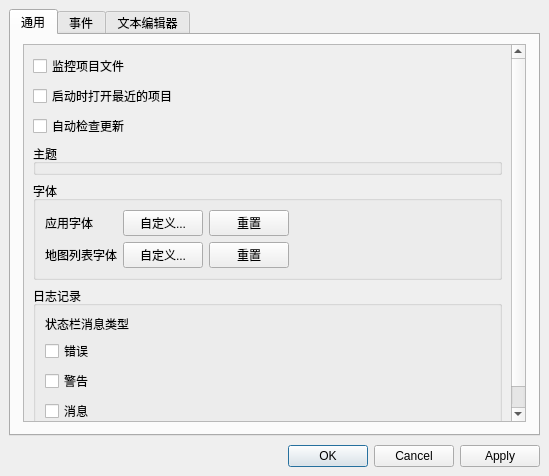
<?xml version="1.0" encoding="UTF-8"?>
<ui version="4.0">
 <class>PreferenceEditor</class>
 <widget class="QMainWindow" name="PreferenceEditor">
  <property name="geometry">
   <rect>
    <x>0</x>
    <y>0</y>
    <width>549</width>
    <height>476</height>
   </rect>
  </property>
  <property name="windowTitle">
   <string>首选项</string>
  </property>
  <widget class="QWidget" name="centralwidget">
   <layout class="QVBoxLayout" name="verticalLayout">
    <property name="spacing">
     <number>9</number>
    </property>
    <item>
     <widget class="QTabWidget" name="tabWidget">
      <property name="currentIndex">
       <number>0</number>
      </property>
      <widget class="QWidget" name="tab_General">
       <attribute name="title">
        <string>通用</string>
       </attribute>
       <layout class="QVBoxLayout" name="verticalLayout_5">
        <property name="leftMargin">
         <number>12</number>
        </property>
        <property name="rightMargin">
         <number>12</number>
        </property>
        <property name="bottomMargin">
         <number>12</number>
        </property>
        <item>
         <widget class="QScrollArea" name="scrollArea">
          <property name="widgetResizable">
           <bool>true</bool>
          </property>
          <widget class="QWidget" name="scrollAreaWidgetContents">
           <property name="geometry">
            <rect>
             <x>0</x>
             <y>0</y>
             <width>493</width>
             <height>374</height>
            </rect>
           </property>
           <layout class="QVBoxLayout" name="verticalLayout_6">
            <item>
             <widget class="QCheckBox" name="checkBox_MonitorProjectFiles">
              <property name="toolTip">
               <string>&lt;html&gt;&lt;head/&gt;&lt;body&gt;&lt;p&gt;如果勾选，当相关项目文件被编辑时，将显示重新加载项目的提示。&lt;/p&gt;&lt;/body&gt;&lt;/html&gt;</string>
              </property>
              <property name="text">
               <string>监控项目文件</string>
              </property>
             </widget>
            </item>
            <item>
             <widget class="QCheckBox" name="checkBox_OpenRecentProject">
              <property name="toolTip">
               <string>&lt;html&gt;&lt;head/&gt;&lt;body&gt;&lt;p&gt;如果勾选，Porymap 将在启动时自动打开您最近打开的项目。&lt;/p&gt;&lt;/body&gt;&lt;/html&gt;</string>
              </property>
              <property name="text">
               <string>启动时打开最近的项目</string>
              </property>
             </widget>
            </item>
            <item>
             <widget class="QCheckBox" name="checkBox_CheckForUpdates">
              <property name="toolTip">
               <string>&lt;html&gt;&lt;head/&gt;&lt;body&gt;&lt;p&gt;如果勾选，Porymap 将在启动时自动提示您是否有新版本可用。&lt;/p&gt;&lt;/body&gt;&lt;/html&gt;</string>
              </property>
              <property name="text">
               <string>自动检查更新</string>
              </property>
             </widget>
            </item>
            <item>
             <widget class="QGroupBox" name="groupBox_Themes">
              <property name="sizePolicy">
               <sizepolicy hsizetype="Preferred" vsizetype="Fixed">
                <horstretch>0</horstretch>
                <verstretch>0</verstretch>
               </sizepolicy>
              </property>
              <property name="title">
               <string>主题</string>
              </property>
             </widget>
            </item>
            <item>
             <widget class="QGroupBox" name="groupBox_Fonts">
              <property name="title">
               <string>字体</string>
              </property>
              <layout class="QGridLayout" name="gridLayout">
               <item row="3" column="0">
                <spacer name="verticalSpacer_5">
                 <property name="orientation">
                  <enum>Qt::Orientation::Vertical</enum>
                 </property>
                 <property name="sizeHint" stdset="0">
                  <size>
                   <width>20</width>
                   <height>40</height>
                  </size>
                 </property>
                </spacer>
               </item>
               <item row="2" column="2">
                <widget class="QPushButton" name="pushButton_ResetMapListFont">
                 <property name="text">
                  <string>重置</string>
                 </property>
                </widget>
               </item>
               <item row="2" column="1">
                <widget class="QPushButton" name="pushButton_CustomizeMapListFont">
                 <property name="text">
                  <string>自定义...</string>
                 </property>
                </widget>
               </item>
               <item row="2" column="0">
                <widget class="QLabel" name="label_MapListFont">
                 <property name="text">
                  <string>地图列表字体</string>
                 </property>
                </widget>
               </item>
               <item row="0" column="2">
                <widget class="QPushButton" name="pushButton_ResetApplicationFont">
                 <property name="text">
                  <string>重置</string>
                 </property>
                </widget>
               </item>
               <item row="0" column="1">
                <widget class="QPushButton" name="pushButton_CustomizeApplicationFont">
                 <property name="text">
                  <string>自定义...</string>
                 </property>
                </widget>
               </item>
               <item row="0" column="0">
                <widget class="QLabel" name="label_ApplicationFont">
                 <property name="text">
                  <string>应用字体</string>
                 </property>
                </widget>
               </item>
               <item row="0" column="3">
                <spacer name="horizontalSpacer">
                 <property name="orientation">
                  <enum>Qt::Orientation::Horizontal</enum>
                 </property>
                 <property name="sizeHint" stdset="0">
                  <size>
                   <width>40</width>
                   <height>20</height>
                  </size>
                 </property>
                </spacer>
               </item>
              </layout>
             </widget>
            </item>
            <item>
             <widget class="QGroupBox" name="groupBox_Logging">
              <property name="title">
               <string>日志记录</string>
              </property>
              <layout class="QVBoxLayout" name="verticalLayout_2">
               <item>
                <widget class="QLabel" name="label_StatusMessages">
                 <property name="text">
                  <string>状态栏消息类型</string>
                 </property>
                </widget>
               </item>
               <item>
                <widget class="QCheckBox" name="checkBox_StatusErrors">
                 <property name="text">
                  <string>错误</string>
                 </property>
                </widget>
               </item>
               <item>
                <widget class="QCheckBox" name="checkBox_StatusWarnings">
                 <property name="text">
                  <string>警告</string>
                 </property>
                </widget>
               </item>
               <item>
                <widget class="QCheckBox" name="checkBox_StatusInformation">
                 <property name="text">
                  <string>消息</string>
                 </property>
                </widget>
               </item>
               <item>
                <spacer name="verticalSpacer_4">
                 <property name="orientation">
                  <enum>Qt::Orientation::Vertical</enum>
                 </property>
                 <property name="sizeHint" stdset="0">
                  <size>
                   <width>20</width>
                   <height>40</height>
                  </size>
                 </property>
                </spacer>
               </item>
              </layout>
             </widget>
            </item>
           </layout>
          </widget>
         </widget>
        </item>
       </layout>
      </widget>
      <widget class="QWidget" name="tab_Events">
       <attribute name="title">
        <string>事件</string>
       </attribute>
       <layout class="QVBoxLayout" name="verticalLayout_3">
        <property name="leftMargin">
         <number>12</number>
        </property>
        <property name="rightMargin">
         <number>12</number>
        </property>
        <property name="bottomMargin">
         <number>12</number>
        </property>
        <item>
         <widget class="QCheckBox" name="checkBox_DisableEventWarning">
          <property name="toolTip">
           <string>&lt;html&gt;&lt;head/&gt;&lt;body&gt;&lt;p&gt;如果勾选，删除具有关联 #define 的事件时将不显示警告提示，相应的 #define 也可能被一并删除。&lt;/p&gt;&lt;/body&gt;&lt;/html&gt;</string>
          </property>
          <property name="text">
           <string>删除带ID的事件时不显示警告</string>
          </property>
         </widget>
        </item>
        <item>
         <widget class="QGroupBox" name="groupBox_ScriptAutocomplete">
          <property name="title">
           <string>脚本标签自动补全</string>
          </property>
          <layout class="QVBoxLayout" name="verticalLayout_7">
           <item>
            <widget class="QRadioButton" name="radioButton_AutocompleteAllScripts">
             <property name="toolTip">
              <string>&lt;html&gt;&lt;head/&gt;&lt;body&gt;&lt;p&gt;如果选中，在事件脚本字段中输入时，建议列表将包含项目中的所有全局脚本标签。这是Porymap项目打开速度最慢的选项。&lt;/p&gt;&lt;/body&gt;&lt;/html&gt;</string>
             </property>
             <property name="text">
              <string>所有可能的脚本</string>
             </property>
            </widget>
           </item>
           <item>
            <widget class="QRadioButton" name="radioButton_AutocompleteCommonScripts">
             <property name="toolTip">
              <string>&lt;html&gt;&lt;head/&gt;&lt;body&gt;&lt;p&gt;如果选中，在事件脚本字段中输入时，建议列表将包含当前地图脚本文件中的脚本标签、地图其他事件正在使用的脚本，以及 &lt;span style=&quot; font-family:'SFMono-Regular','Menlo','Monaco','Consolas','Liberation Mono','Courier New','Courier','monospace'; font-size:11px; color:#e74c3c; background-color:#ffffff;&quot;&gt;data_scripts_folders &lt;/span&gt;文件夹中的所有脚本文件。&lt;/p&gt;&lt;/body&gt;&lt;/html&gt;</string>
             </property>
             <property name="text">
              <string>当前地图及全局脚本文件</string>
             </property>
            </widget>
           </item>
           <item>
            <widget class="QRadioButton" name="radioButton_AutocompleteMapScripts">
             <property name="toolTip">
              <string>&lt;html&gt;&lt;head/&gt;&lt;body&gt;&lt;p&gt;如果选中，在事件脚本字段中输入时，建议列表将仅包含当前地图脚本文件中的脚本标签和地图其他事件正在使用的脚本。这是Porymap项目打开速度最快的选项。&lt;/p&gt;&lt;/body&gt;&lt;/html&gt;</string>
             </property>
             <property name="text">
              <string>仅当前地图</string>
             </property>
            </widget>
           </item>
          </layout>
         </widget>
        </item>
        <item>
         <widget class="QGroupBox" name="groupBox_EventSelectionMode">
          <property name="title">
           <string>选择模式</string>
          </property>
          <layout class="QVBoxLayout" name="verticalLayout_EventSelectionMode">
           <item>
            <widget class="QRadioButton" name="radioButton_OnSprite">
             <property name="toolTip">
              <string>&lt;html&gt;&lt;head/&gt;&lt;body&gt;&lt;p&gt;如果启用，可通过直接点击事件人物的不透明像素来选择事件。当事件重叠时，此模式可能更适用。&lt;/p&gt;&lt;/body&gt;&lt;/html&gt;</string>
             </property>
             <property name="text">
              <string>点击人物选择</string>
             </property>
            </widget>
           </item>
           <item>
            <widget class="QRadioButton" name="radioButton_WithinRect">
             <property name="toolTip">
              <string>&lt;html&gt;&lt;head/&gt;&lt;body&gt;&lt;p&gt;如果启用，可通过点击事件人物尺寸范围内的任意位置来选择事件。对于人物较小或大部分透明的事件，此模式可能更适用。&lt;/p&gt;&lt;/body&gt;&lt;/html&gt;</string>
             </property>
             <property name="text">
              <string>点击边框范围内选择</string>
             </property>
            </widget>
           </item>
          </layout>
         </widget>
        </item>
        <item>
         <spacer name="verticalSpacer_3">
          <property name="orientation">
           <enum>Qt::Orientation::Vertical</enum>
          </property>
          <property name="sizeHint" stdset="0">
           <size>
            <width>20</width>
            <height>40</height>
           </size>
          </property>
         </spacer>
        </item>
       </layout>
      </widget>
      <widget class="QWidget" name="tab_TextEditor">
       <attribute name="title">
        <string>文本编辑器</string>
       </attribute>
       <layout class="QVBoxLayout" name="verticalLayout_4">
        <property name="leftMargin">
         <number>12</number>
        </property>
        <property name="rightMargin">
         <number>12</number>
        </property>
        <property name="bottomMargin">
         <number>12</number>
        </property>
        <item>
         <widget class="QScrollArea" name="scrollArea_TextEditor">
          <property name="frameShape">
           <enum>QFrame::Shape::NoFrame</enum>
          </property>
          <property name="widgetResizable">
           <bool>true</bool>
          </property>
          <widget class="QWidget" name="scrollAreaWidgetContents_TextEditor">
           <property name="geometry">
            <rect>
             <x>0</x>
             <y>0</y>
             <width>495</width>
             <height>376</height>
            </rect>
           </property>
           <layout class="QGridLayout" name="gridLayout_2">
            <property name="sizeConstraint">
             <enum>QLayout::SizeConstraint::SetMinimumSize</enum>
            </property>
            <item row="6" column="0" colspan="2">
             <widget class="QLabel" name="label_TextEditorGotoLineHelp">
              <property name="text">
               <string>&lt;html&gt;&lt;head/&gt;&lt;body&gt;&lt;p&gt;设置此命令后，&lt;span style=&quot; font-weight:600; font-style:italic;&quot;&gt;事件&lt;/span&gt;选项卡中&lt;span style=&quot; font-weight:600; font-style:italic;&quot;&gt;脚本&lt;/span&gt;组合框旁边将出现一个按钮，用于执行此命令。&lt;span style=&quot; font-weight:600;&quot;&gt;%F&lt;/span&gt;将被替换为脚本的文件路径，&lt;span style=&quot; font-weight:600;&quot;&gt;%L&lt;/span&gt;将被替换为该文件中脚本的行号。如果给出了&lt;span style=&quot; font-weight:600;&quot;&gt;%L&lt;/span&gt;，则&lt;span style=&quot; font-weight:600;&quot;&gt;%F&lt;/span&gt;&lt;span style=&quot; font-style:italic;&quot;&gt;必须&lt;/span&gt;给出。如果&lt;span style=&quot; font-weight:600;&quot;&gt;%F&lt;/span&gt;&lt;span style=&quot; font-style:italic;&quot;&gt;未&lt;/span&gt;给出，则脚本的文件路径将被添加到命令的末尾。如果找不到脚本，则打开当前地图的脚本文件。&lt;/p&gt;&lt;/body&gt;&lt;/html&gt;</string>
              </property>
              <property name="alignment">
               <set>Qt::AlignmentFlag::AlignLeading|Qt::AlignmentFlag::AlignLeft|Qt::AlignmentFlag::AlignTop</set>
              </property>
              <property name="wordWrap">
               <bool>true</bool>
              </property>
             </widget>
            </item>
            <item row="5" column="0">
             <widget class="QLabel" name="label_TextEditorGotoLine">
              <property name="text">
               <string>跳转到行命令</string>
              </property>
             </widget>
            </item>
            <item row="0" column="1">
             <widget class="QLineEdit" name="lineEdit_TextEditorOpenFolder">
              <property name="toolTip">
               <string>&lt;html&gt;&lt;head/&gt;&lt;body&gt;&lt;p&gt;用于打开您选择的文本编辑器的 shell 命令（如果程序不在PATH中，可能需要绝对路径）。&lt;/p&gt;&lt;/body&gt;&lt;/html&gt;</string>
              </property>
              <property name="placeholderText">
               <string>例如：code %D</string>
              </property>
              <property name="clearButtonEnabled">
               <bool>true</bool>
              </property>
             </widget>
            </item>
            <item row="1" column="0" colspan="2">
             <widget class="QLabel" name="label_TextEditorOpenFolderHelp">
              <property name="text">
               <string>&lt;html&gt;&lt;head/&gt;&lt;body&gt;&lt;p&gt;这是在&lt;span style=&quot; font-weight:600; font-style:italic;&quot;&gt;工具&lt;/span&gt;菜单中点击&lt;span style=&quot; font-weight:600; font-style:italic;&quot;&gt;在文本编辑器中打开项目&lt;/span&gt;时执行的命令。&lt;span style=&quot; font-weight:600;&quot;&gt;%D&lt;/span&gt;将被替换为项目的根目录。如果&lt;span style=&quot; font-weight:600;&quot;&gt;%D&lt;/span&gt;&lt;span style=&quot; font-style:italic;&quot;&gt;未&lt;/span&gt;指定，则项目目录将被添加到命令的末尾。&lt;/p&gt;&lt;/body&gt;&lt;/html&gt;</string>
              </property>
              <property name="alignment">
               <set>Qt::AlignmentFlag::AlignLeading|Qt::AlignmentFlag::AlignLeft|Qt::AlignmentFlag::AlignTop</set>
              </property>
              <property name="wordWrap">
               <bool>true</bool>
              </property>
             </widget>
            </item>
            <item row="0" column="0">
             <widget class="QLabel" name="label_TextEditorOpenFolder">
              <property name="text">
               <string>打开目录命令</string>
              </property>
             </widget>
            </item>
            <item row="5" column="1">
             <widget class="QLineEdit" name="lineEdit_TextEditorGotoLine">
              <property name="toolTip">
               <string>&lt;html&gt;&lt;head/&gt;&lt;body&gt;&lt;p&gt;用于在您选择的文本编辑器中打开文件并跳转到特定行号的 shell 命令（如果程序不在PATH中，可能需要绝对路径）。&lt;/p&gt;&lt;/body&gt;&lt;/html&gt;</string>
              </property>
              <property name="placeholderText">
               <string>例如：code --goto %F:%L</string>
              </property>
              <property name="clearButtonEnabled">
               <bool>true</bool>
              </property>
             </widget>
            </item>
            <item row="2" column="0" colspan="2">
             <spacer name="verticalSpacer_2">
              <property name="orientation">
               <enum>Qt::Orientation::Vertical</enum>
              </property>
              <property name="sizeType">
               <enum>QSizePolicy::Policy::Fixed</enum>
              </property>
              <property name="sizeHint" stdset="0">
               <size>
                <width>20</width>
                <height>15</height>
               </size>
              </property>
             </spacer>
            </item>
            <item row="7" column="0" colspan="2">
             <spacer name="verticalSpacer">
              <property name="orientation">
               <enum>Qt::Orientation::Vertical</enum>
              </property>
              <property name="sizeHint" stdset="0">
               <size>
                <width>20</width>
                <height>40</height>
               </size>
              </property>
             </spacer>
            </item>
           </layout>
          </widget>
         </widget>
        </item>
       </layout>
      </widget>
     </widget>
    </item>
    <item>
     <widget class="QDialogButtonBox" name="buttonBox">
      <property name="standardButtons">
       <set>QDialogButtonBox::StandardButton::Apply|QDialogButtonBox::StandardButton::Cancel|QDialogButtonBox::StandardButton::Ok</set>
      </property>
     </widget>
    </item>
   </layout>
  </widget>
 </widget>
 <resources/>
 <connections/>
</ui>
